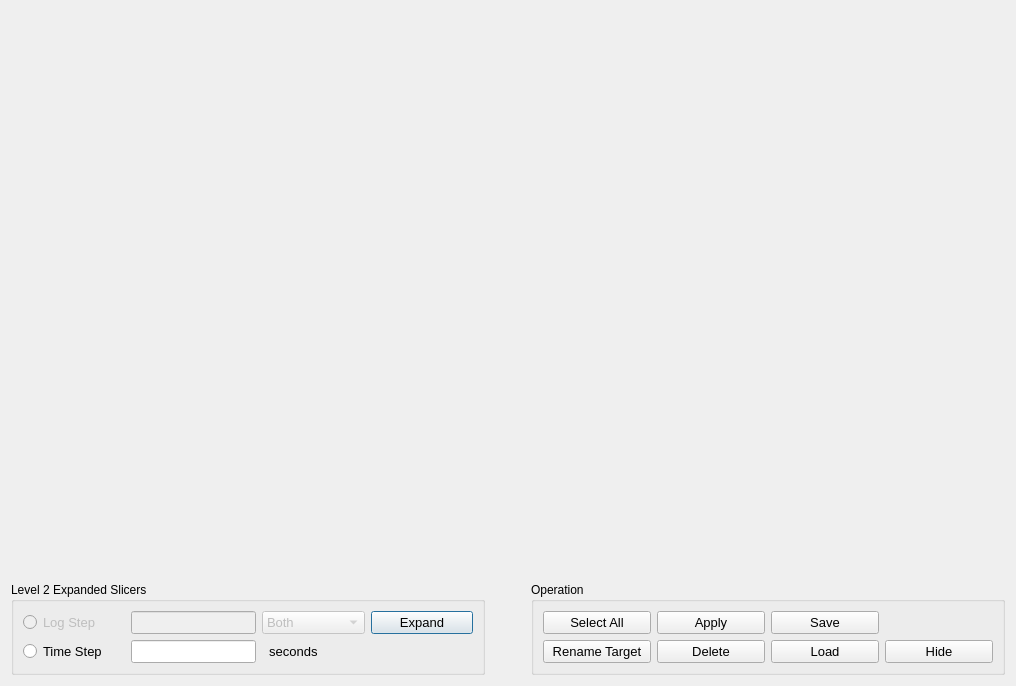
<?xml version="1.0" encoding="UTF-8"?>
<ui version="4.0">
 <class>Dialog</class>
 <widget class="QDialog" name="Dialog">
  <property name="geometry">
   <rect>
    <x>0</x>
    <y>0</y>
    <width>1016</width>
    <height>686</height>
   </rect>
  </property>
  <property name="windowTitle">
   <string>Dialog</string>
  </property>
  <layout class="QVBoxLayout" name="verticalLayout">
   <item>
<widget class="QFrame" name="frame_tableWidget_segments">
     <property name="sizePolicy">
      <sizepolicy hsizetype="Minimum" vsizetype="Expanding">
       <horstretch>0</horstretch>
       <verstretch>0</verstretch>
      </sizepolicy>
     </property>
     <property name="minimumSize">
      <size>
       <width>200</width>
       <height>0</height>
      </size>
     </property>
    </widget>
   </item>
   <item>
    <layout class="QHBoxLayout" name="horizontalLayout">
     <item>
      <widget class="QGroupBox" name="groupBox_level2Slicers">
       <property name="enabled">
        <bool>true</bool>
       </property>
       <property name="title">
        <string>Level 2 Expanded Slicers</string>
       </property>
       <layout class="QGridLayout" name="gridLayout_3">
        <item row="3" column="1">
         <widget class="QLineEdit" name="lineEdit_timeStep">
          <property name="sizePolicy">
           <sizepolicy hsizetype="Preferred" vsizetype="Fixed">
            <horstretch>0</horstretch>
            <verstretch>0</verstretch>
           </sizepolicy>
          </property>
          <property name="font">
           <font>
            <pointsize>10</pointsize>
           </font>
          </property>
         </widget>
        </item>
        <item row="1" column="1">
         <widget class="QLineEdit" name="lineEdit_logValueStepLevel2">
          <property name="enabled">
           <bool>false</bool>
          </property>
          <property name="sizePolicy">
           <sizepolicy hsizetype="Preferred" vsizetype="Fixed">
            <horstretch>0</horstretch>
            <verstretch>0</verstretch>
           </sizepolicy>
          </property>
          <property name="font">
           <font>
            <pointsize>10</pointsize>
           </font>
          </property>
         </widget>
        </item>
        <item row="3" column="2">
         <widget class="QLabel" name="label_5">
          <property name="font">
           <font>
            <pointsize>10</pointsize>
           </font>
          </property>
          <property name="text">
           <string>  seconds</string>
          </property>
         </widget>
        </item>
        <item row="3" column="0">
         <widget class="QRadioButton" name="radioButton_timeStep">
          <property name="font">
           <font>
            <pointsize>10</pointsize>
           </font>
          </property>
          <property name="text">
           <string>Time Step</string>
          </property>
         </widget>
        </item>
        <item row="1" column="2">
         <widget class="QComboBox" name="comboBox_logChangeDirectionLevel2">
          <property name="enabled">
           <bool>false</bool>
          </property>
          <property name="font">
           <font>
            <pointsize>10</pointsize>
           </font>
          </property>
          <property name="toolTip">
           <string>&lt;html&gt;&lt;head/&gt;&lt;body&gt;&lt;p&gt;Log value changing direction&lt;/p&gt;&lt;/body&gt;&lt;/html&gt;</string>
          </property>
          <item>
           <property name="text">
            <string>Both</string>
           </property>
          </item>
          <item>
           <property name="text">
            <string>Increase</string>
           </property>
          </item>
          <item>
           <property name="text">
            <string>Decrease</string>
           </property>
          </item>
         </widget>
        </item>
        <item row="1" column="0">
         <widget class="QRadioButton" name="radioButton_logValueStep">
          <property name="enabled">
           <bool>false</bool>
          </property>
          <property name="font">
           <font>
            <pointsize>10</pointsize>
           </font>
          </property>
          <property name="text">
           <string>Log Step</string>
          </property>
         </widget>
        </item>
        <item row="1" column="3">
         <widget class="QPushButton" name="pushButton_expand2ndLevelChop">
          <property name="font">
           <font>
            <pointsize>10</pointsize>
           </font>
          </property>
          <property name="toolTip">
           <string>&lt;html&gt;&lt;head/&gt;&lt;body&gt;&lt;p&gt;Expand selected slicer by second level chopping&lt;/p&gt;&lt;/body&gt;&lt;/html&gt;</string>
          </property>
          <property name="text">
           <string>Expand</string>
          </property>
         </widget>
        </item>
       </layout>
      </widget>
     </item>
     <item>
      <spacer name="horizontalSpacer">
       <property name="orientation">
        <enum>Qt::Horizontal</enum>
       </property>
       <property name="sizeType">
        <enum>QSizePolicy::Ignored</enum>
       </property>
       <property name="sizeHint" stdset="0">
        <size>
         <width>40</width>
         <height>20</height>
        </size>
       </property>
      </spacer>
     </item>
     <item>
      <widget class="QGroupBox" name="groupBox">
       <property name="title">
        <string>Operation</string>
       </property>
       <layout class="QGridLayout" name="gridLayout_4">
        <item row="0" column="0">
         <widget class="QPushButton" name="pushButton_selectAll">
          <property name="font">
           <font>
            <pointsize>10</pointsize>
            <weight>50</weight>
            <bold>false</bold>
           </font>
          </property>
          <property name="text">
           <string>Select All</string>
          </property>
         </widget>
        </item>
        <item row="3" column="1">
         <widget class="QPushButton" name="pushButton_deleteSlicer">
          <property name="font">
           <font>
            <pointsize>10</pointsize>
           </font>
          </property>
          <property name="toolTip">
           <string>&lt;html&gt;&lt;head/&gt;&lt;body&gt;&lt;p&gt;Delete selected slicers&lt;/p&gt;&lt;/body&gt;&lt;/html&gt;</string>
          </property>
          <property name="text">
           <string>Delete</string>
          </property>
         </widget>
        </item>
        <item row="3" column="3">
         <widget class="QPushButton" name="pushButton_hide">
          <property name="font">
           <font>
            <pointsize>10</pointsize>
           </font>
          </property>
          <property name="text">
           <string>Hide</string>
          </property>
         </widget>
        </item>
        <item row="3" column="0">
         <widget class="QPushButton" name="pushButton_deselectAll">
          <property name="font">
           <font>
            <pointsize>10</pointsize>
            <weight>50</weight>
            <bold>false</bold>
           </font>
          </property>
          <property name="text">
           <string>Rename Target</string>
          </property>
         </widget>
        </item>
        <item row="0" column="1">
         <widget class="QPushButton" name="pushButton_applyTimeSegs">
          <property name="font">
           <font>
            <pointsize>10</pointsize>
            <weight>50</weight>
            <bold>false</bold>
           </font>
          </property>
          <property name="text">
           <string>Apply</string>
          </property>
         </widget>
        </item>
        <item row="3" column="2">
         <widget class="QPushButton" name="pushButton_loadSlicerFromFile">
          <property name="font">
           <font>
            <pointsize>10</pointsize>
           </font>
          </property>
          <property name="text">
           <string>Load</string>
          </property>
         </widget>
        </item>
        <item row="0" column="2">
         <widget class="QPushButton" name="pushButton_saveTimeSegs">
          <property name="font">
           <font>
            <pointsize>10</pointsize>
            <weight>50</weight>
            <bold>false</bold>
           </font>
          </property>
          <property name="text">
           <string>Save</string>
          </property>
         </widget>
        </item>
       </layout>
      </widget>
     </item>
    </layout>
   </item>
  </layout>
 </widget>
 <customwidgets>
  <customwidget>
   <class>DataSlicerSegmentTable</class>
   <extends>QTableWidget</extends>
   <header>vdrivetablewidgets.h</header>
  </customwidget>
 </customwidgets>
 <resources/>
 <connections/>
</ui>
